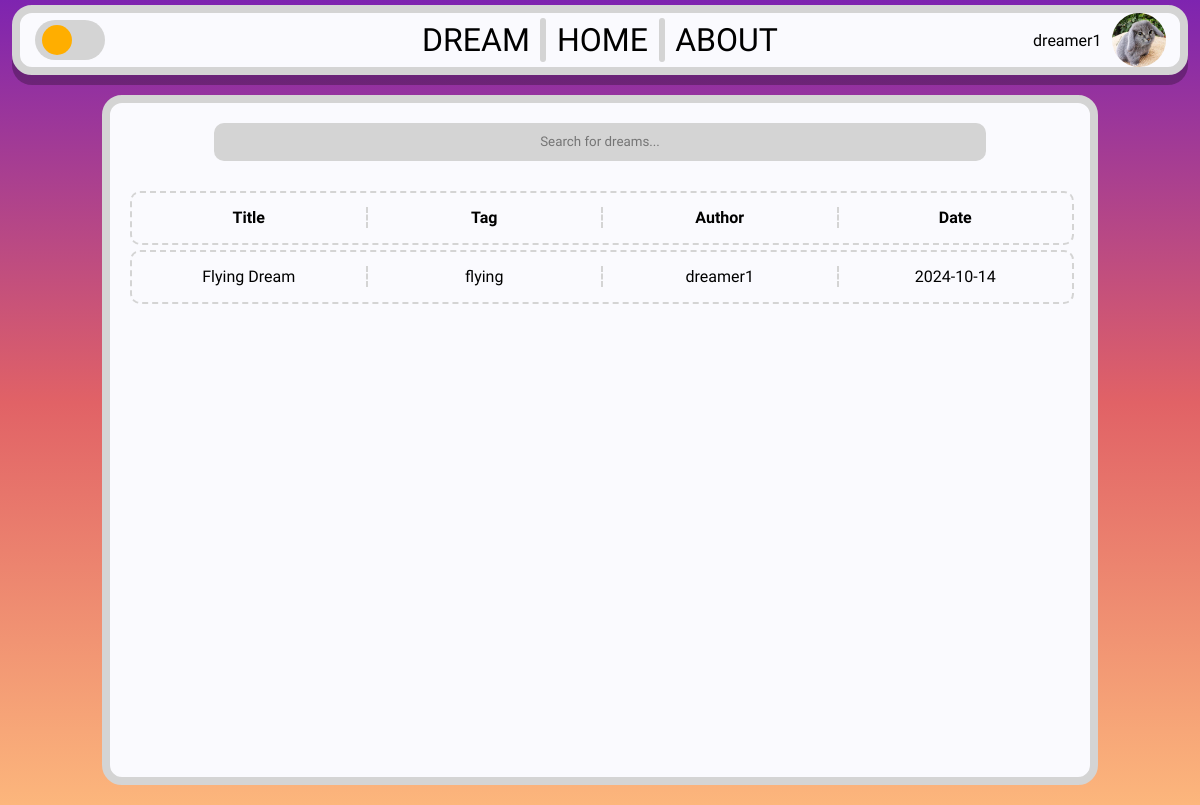
Before: / (signed in) with the older database file.
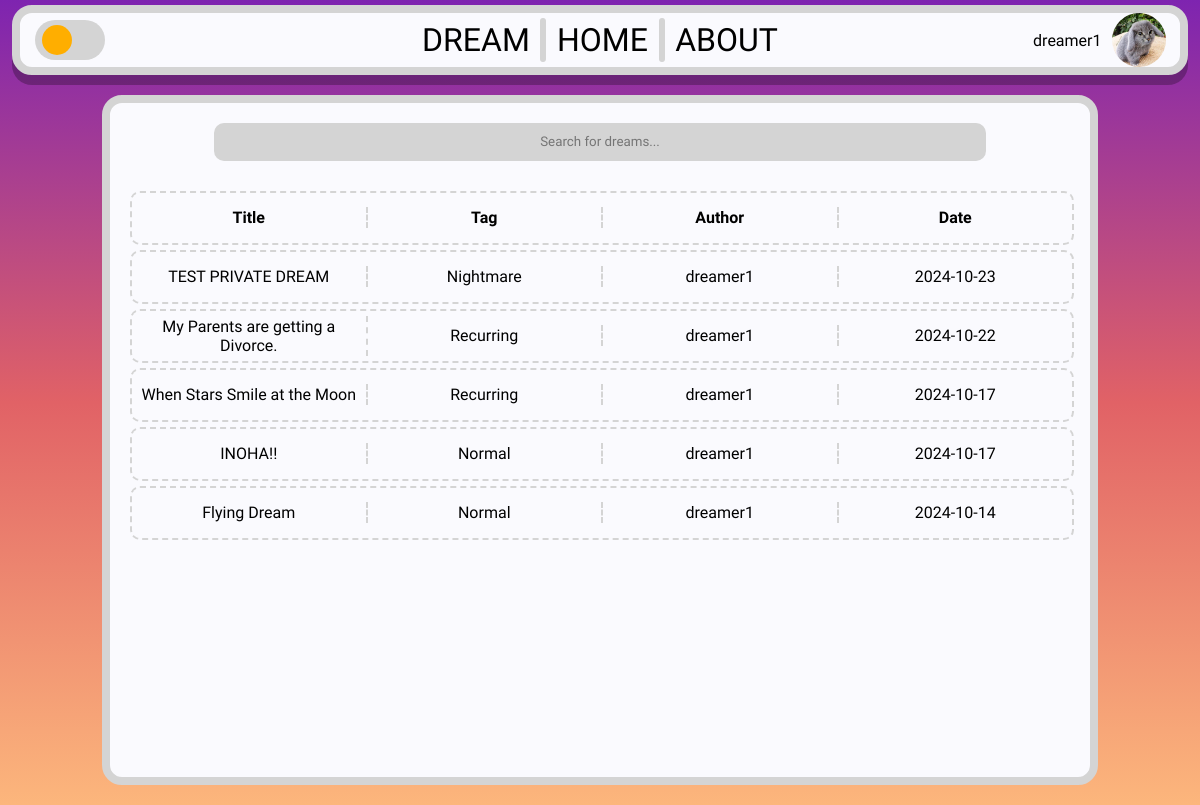
After: the same page with the newer database file.
### tables this page shows
CREATE TABLE users (
        user_id TEXT PRIMARY KEY,
        username TEXT NOT NULL UNIQUE,
        hash TEXT NOT NULL,
        email TEXT,
        admin BOOLEAN DEFAULT FALSE
    , verified bool);

CREATE TABLE dreams (
        dream_id TEXT PRIMARY KEY,
        content TEXT,
        title TEXT,
        description TEXT,
        author_id TEXT,
        tag TEXT,
        upload_date DATE NOT NULL,
        likes INTEGER DEFAULT 0, private BOOL,
        FOREIGN KEY (author_id) REFERENCES users(user_id)
    );

### app.py (the view)
@app.route("/")
def dreambrowse():
    username, user_id = get_session_info()
    profile_pic = get_profile_picture(user_id)
    author_id_to_name = {}
    with db:
        if username:
            cursor.execute(
                "SELECT * FROM dreams WHERE private = 0 OR author_id = ? ORDER BY upload_date DESC;",
                (user_id,),
            )
        else:
            cursor.execute(
                "SELECT * FROM dreams WHERE private = 0 ORDER BY upload_date DESC;"
            )
        dreams = cursor.fetchall()
        author_ids = set()
        for dream in dreams:
            author_ids.add(dream[4])
        for author_id in author_ids:
            cursor.execute("SELECT username FROM users WHERE user_id = ?", (author_id,))
            author_id_to_name[author_id] = cursor.fetchone()[0]
    return render_template(
        "dream_browser.html",
        dreams=dreams,
        author_id_to_name=author_id_to_name,
        username=username,
        user_id=user_id,
        profile_pic=profile_pic,
    )

### app.py (called while the page is built)
def get_profile_picture(user_id):
    if user_id is None:
        return None
    exts = ["png", "jpg", "jpeg", "gif", "webp", "jfif"]
    for ext in exts:
        if os.path.exists(f"{user_id}.{ext}"):
            return f"{user_id}.{ext}"
    return "default.jpg"

def get_session_info():
    if "username" in session:
        username = session.get("username")
        user_id = session.get("user_id")
    else:
        username = None
        user_id = None
    return username, user_id

### templates/dream_browser.html (shortened to what this page needs)
<!DOCTYPE html>
<html lang="en">
<head>
    <link rel="stylesheet" href="{{ url_for('static', filename='css/dream_browser.css') }}">
    <link rel="stylesheet" href="{{ url_for('static', filename='css/base.css') }}">
</head>
<body>
    <div class="header-container">
        <div class="header-left">
            <label class="switch" id="dark-mode-switch">
                <span class="slider round"></span>
            </label>
        </div>
        <div class="header-mid">
            <div class="header-buttons dreams-button">DREAM</div>
            <div class="vl" style="height: 80%;"></div>
            <div class="header-buttons home-button">HOME</div>
            <div class="vl" style="height: 80%;"></div>
            <div class="header-buttons about-button">ABOUT</div>
        </div>
        <div class="header-right">
            {% if username %}
            <span id="user-name">{{ username }}</span>
            <img src="{{ url_for('static', filename='images/profilephotos/' + profile_pic) }}" id="pfp">
            {% else %}
            <a href="{{ url_for('login') }}" class="header-buttons">LOGIN</a>
            {% endif %}
        </div>
    </div>
    <div class="browser">
        <input label="Search" type="text" class="search-bar" placeholder="Search for dreams...">
        <table class="dream-table">
            <tbody>
                <tr class="dream-row">
                    <th class="dream-heading">Title</th>
                    <th class="dream-heading">Tag</th>
                    <th class="dream-heading">Author</th>
                    <th class="dream-heading dream-date">Date</th>
                </tr>
                {% for dream in dreams %}
                <tr class="dream-row clickable-row" id="{{ dream[0] }}">
                    <td class="dream-cell dream-title">{{ dream[2] }}</td>
                    <td class="dream-cell dream-tag">{{ dream[5] }}</td>
                    <td class="dream-cell dream-author">{{ author_id_to_name[dream[4]] }}</td>
                    <td class="dream-cell dream-date">{{ dream[6] }}</td>
                </tr>
                {% endfor %}
            </tbody>
        </table>
    </div>
</body>
</html>

### static/css/dream_browser.css (style rules this page uses)
.browser { display: flex; flex-direction: column; align-items: center; justify-content: start; height: 100vh; width: 65vw; background-color: #FAFAFE; border: 8px solid #D4D4D4; border-radius: 20px; padding: 10px; margin: 20px; }
.search-bar { width: 80%; height: 40px; background-color: #D4D4D4; border: none; border-radius: 10px; text-align: center; margin: 10px; font-family: 'Krona One', sans-serif; }
.dream-table { width: 100%; height: 100%; display: flex; flex-direction: column; align-items: center; justify-content: start; overflow-y: scroll; overflow-x: hidden; border-radius: 10px; margin: 5px; padding: 10px; scrollbar-width: thin; }
tbody { width: 100%; height: 100%; }
.dream-row { width: 100%; height: 50px; display: flex; flex-direction: row; justify-content: space-between; align-items: center; text-align: center; border: 2px dashed #D4D4D4; border-radius: 10px; margin-top: 5px; }
.dream-cell, .dream-heading { flex: 1; border-right: 2px dashed #D4D4D4; }
.dream-heading { font-family: 'Krona One', sans-serif; font-size: 16px; }
.dream-date { border-right: none; }
.clickable-row { cursor: pointer; transition: transform 0.2s; }
@media screen and (max-width: 1200px) { .browser { width: 80vw; } }

### static/css/base.css (style rules this page uses)
html { height: 100%; width: 100%; }
body { width: 100%; height: 100%; margin: 0; padding: 0; background: rgb(126,36,176); background: -moz-linear-gradient(180deg, rgba(126,36,176,1) 0%, rgba(225,98,102,1) 50%, rgba(252,182,124,1) 100%); background: -webkit-linear-gradient(180deg, rgba(126,36,176,1) 0%, rgba(225,98,102,1) 50%, rgba(252,182,124,1) 100%); background: linear-gradient(180deg, rgba(126,36,176,1) 0%, rgba(225,98,102,1) 50%, rgba(252,182,124,1) 100%); background-repeat: no-repeat; background-attachment: fixed; background-size: cover; filter: progid:DXImageTransform.Microsoft.gradient(startColorstr="#7e24b0",endColorstr="#fcb67c",GradientType=1); font-family: 'Kumbh Sans', sans-serif; padding-top: 5px; display: flex; flex-direction: column; align-items: center; color: black; }
.header-container { display: flex; justify-content: center; align-items: center; background-color: #FAFAFE; border: #D4D4D4 8px solid; border-radius: 20px; width: 98%; height: 75px; font-family: 'Sulphur Point', sans-serif; box-shadow: 0px 10px 0px 0px rgba(0,0,0,0.26); -webkit-box-shadow: 0px 10px 0px 0px rgba(0,0,0,0.26); -moz-box-shadow: 0px 10px 0px 0px rgba(0,0,0,0.26); box-sizing: border-box; }
.vl { border-left: 6px solid #D4D4D4; border-radius: 20px; }
.header-left, .header-right, .header-mid { display: flex; justify-content: center; align-items: center; width: 32.5%; height: 100%; }
.header-mid { justify-content: space-evenly; }
.header-left { justify-content: start; }
.header-right { justify-content: end; }
.header-buttons { background-color: rgba(255, 255, 255, 0); padding: 8px; transition: 0.2s; font-weight: lighter; border-radius: 10px; font-size: 32px; }
#pfp { width: 54px; height: 54px; border-radius: 50%; margin-left: 10px; cursor: pointer; }
.switch { position: relative; display: inline-block; width: 70px; height: 40px; }
.slider { position: absolute; cursor: pointer; top: 0; left: 0; right: 0; bottom: 0; background-color: #D4D4D4; -webkit-transition: .4s; transition: .4s; }
.slider:before { position: absolute; content: ""; height: 30px; width: 30px; left: 7px; bottom: 5px; background-color: #FFAE00; -webkit-transition: .3s; transition: .3s; }
.slider.round { border-radius: 34px; }
.slider.round:before { border-radius: 50%; }

Changed rows visible on the page:
added dreams: title "TEST PRIVATE DREAM", tag "Nightmare", {{ author_id_to_name[dream[4]] }} "dreamer1", upload_date "2024-10-23"
added dreams: title "My Parents are getting a Divorce.", tag "Recurring", {{ author_id_to_name[dream[4]] }} "dreamer1", upload_date "2024-10-22"
added dreams: title "When Stars Smile at the Moon", tag "Recurring", {{ author_id_to_name[dream[4]] }} "dreamer1", upload_date "2024-10-17"
added dreams: title "INOHA!!", tag "Normal", {{ author_id_to_name[dream[4]] }} "dreamer1", upload_date "2024-10-17"
changed dreams "Flying Dream": tag "flying" → "Normal"
